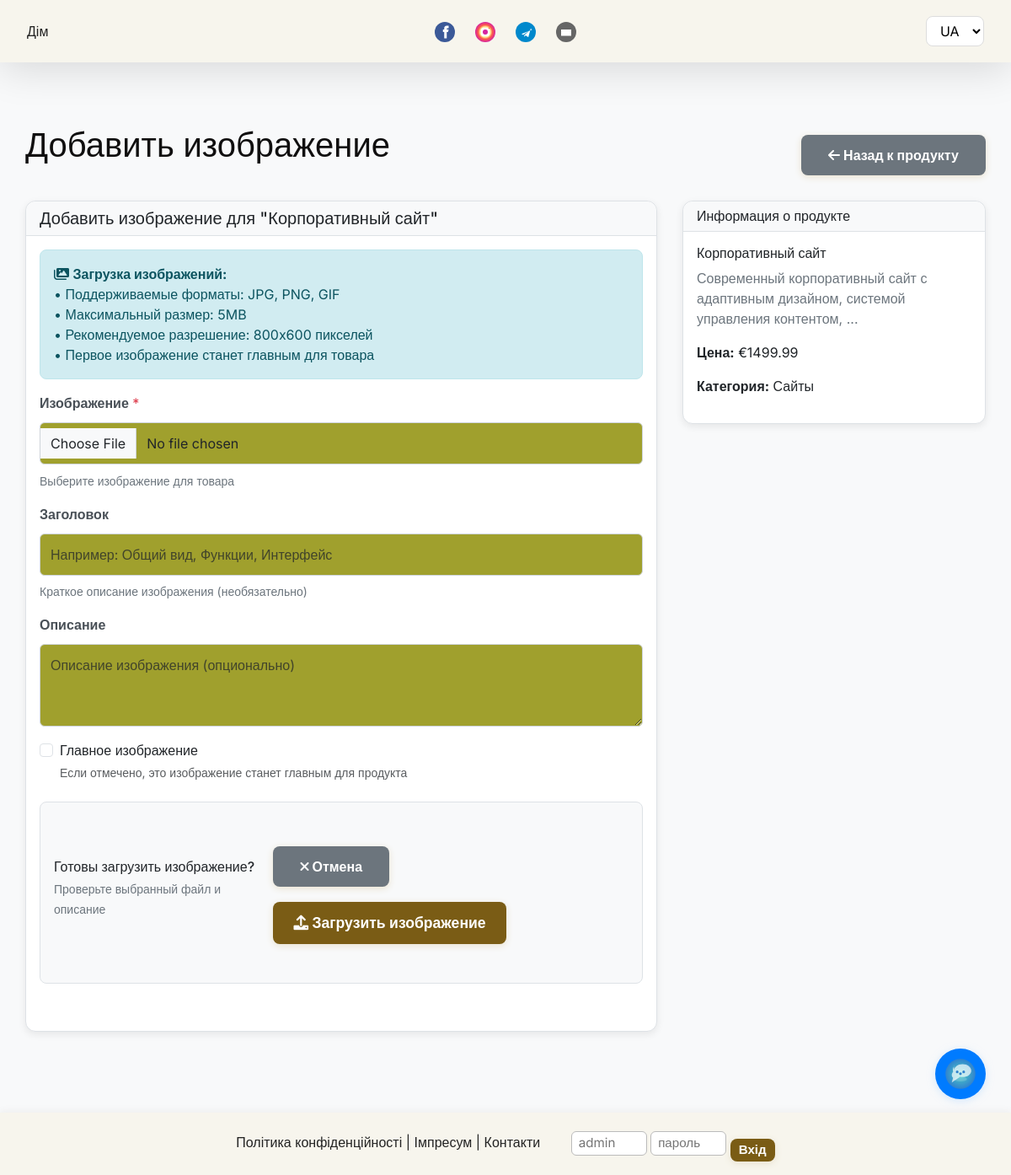
Page /admin/product/3/add-image (signed in) on the earlier database version.
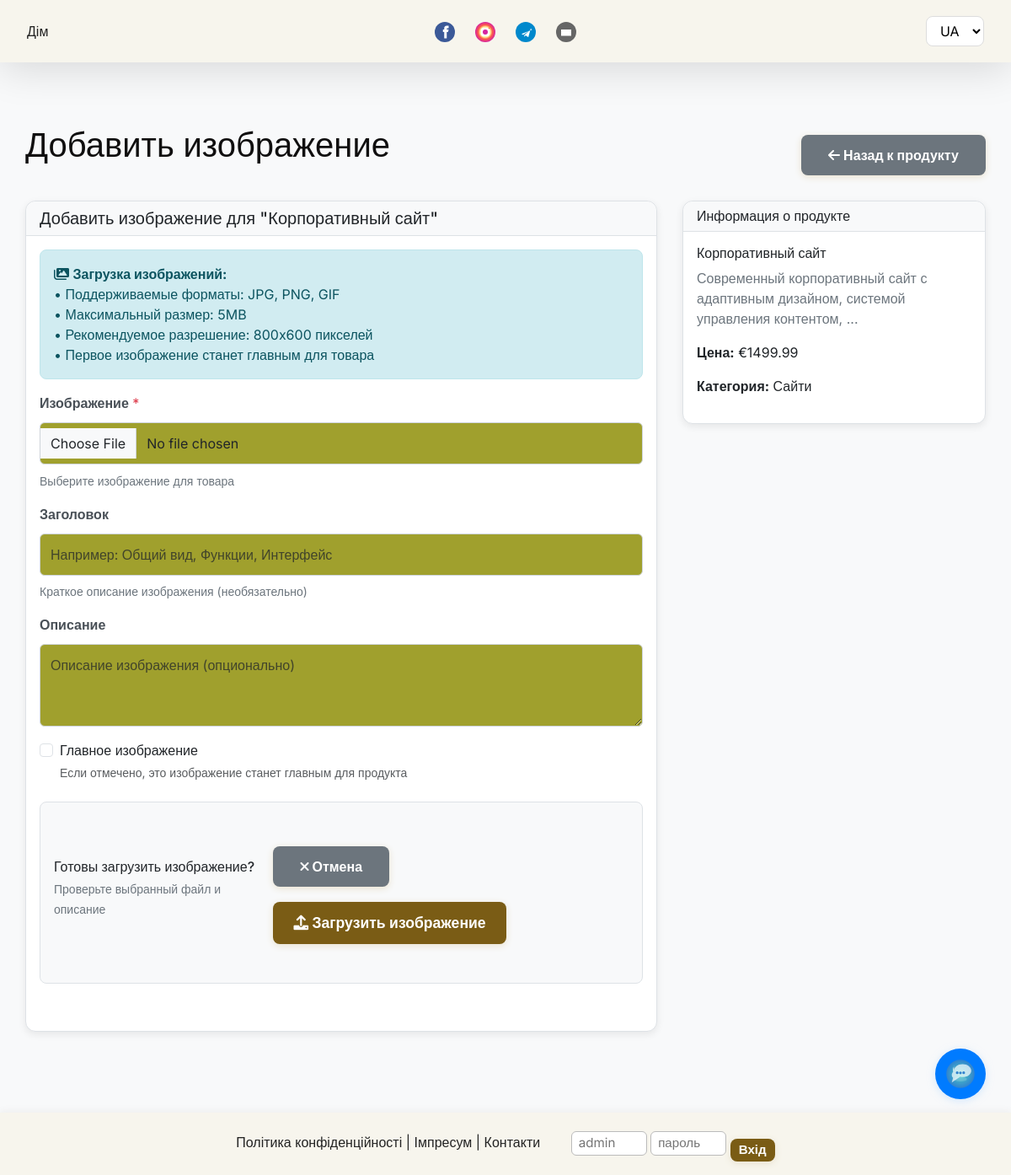
Same page on the later database version.
### app/models.py (models this page shows, shortened)
class Category(db.Model):
    id = db.Column(db.Integer, primary_key=True)
    name = db.Column(db.String(64))
    slug = db.Column(db.String(64), unique=True)
    description = db.Column(db.Text)
    image = db.Column(db.String(256))
    is_active = db.Column(db.Boolean, default=True)
    order = db.Column(db.Integer, default=1)
    name_ua = db.Column(db.String(64))
    name_en = db.Column(db.String(64))
    name_de = db.Column(db.String(64))
    name_ru = db.Column(db.String(64))
    description_ua = db.Column(db.Text)
    description_en = db.Column(db.Text)
    description_de = db.Column(db.Text)
    description_ru = db.Column(db.Text)
    products = db.relationship('Product', backref='category', lazy='dynamic')

### app/admin/routes.py (the view, shortened to what this page needs)
@admin.route('/product/<int:product_id>/add-image', methods=['GET', 'POST'])
@admin_required
def product_add_image(product_id):
    product = Product.query.get_or_404(product_id)
    form = ProductImageForm()
    return render_template('admin/product_image_form.html', form=form, product=product)

### app/forms.py
class ProductImageForm(FlaskForm):
    image = FileField('Изображение', validators=[DataRequired()])
    title = StringField('Заголовок', validators=[Optional(), Length(max=128)])
    description = TextAreaField('Описание', validators=[Optional(), Length(max=500)])
    is_main = BooleanField('Главное изображение')
    submit = SubmitField('Добавить изображение')

### app/__init__.py (called while the page is built)
@login_manager.user_loader
def load_user(user_id):
    return User.query.get(int(user_id))

### app/admin/routes.py (called while the page is built)
def admin_required(func):
    from functools import wraps
    @wraps(func)
    def wrapper(*args, **kwargs):
        if not current_user.is_authenticated:
            return redirect(url_for('admin.login'))
        return func(*args, **kwargs)
    return wrapper

### app/templates/admin/product_image_form.html (shortened to what the changed rows need)
{% extends 'base.html' %}
{% block content %}
<div class="container-fluid admin-page">
    <div class="row justify-content-center">
        <div class="col-12">
            <div class="d-flex justify-content-between align-items-center mb-4">
                <h1>Добавить изображение</h1>
            </div>
        </div>
    </div>
    <div class="row justify-content-center">
    <div class="col-md-4">
        <div class="card">
            <div class="card-body">
                <h6>{{ product.name }}</h6>
                <p class="text-muted">{{ product.description|truncate(100) }}</p>
                <p><strong>Цена:</strong> €{{ "%.2f"|format(product.price) }}</p>
                {% if product.category %}
                    <p><strong>Категория:</strong> {{ product.category.name }}</p>
                {% endif %}
            </div>
        </div>
    </div>
</div>
{% endblock %}

Differences in the rows shown:
changed Category: category.name "Сайты" → "Сайти"
